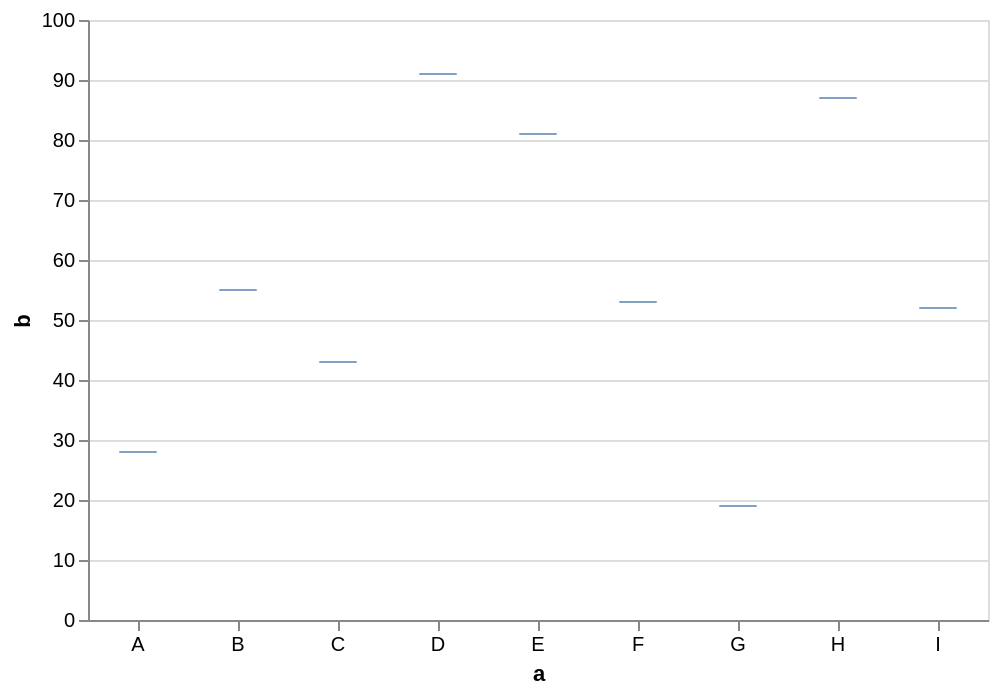

Vega-Lite specification stored for this chart:
### Vega specification from a JSON file in a GitHub repository (floating-point values rounded to 4 significant figures)
{"$schema": "https://vega.github.io/schema/vega/v6.json", "description": "A simple bar chart with embedded data.", "background": "white", "padding": 5, "height": 300, "style": "cell", "data": [{"name": "source_0", "values": [{"a": "A", "b": 28}, {"a": "B", "b": 55}, {"a": "C", "b": 43}, {"a": "D", "b": 91}, {"a": "E", "b": 81}, {"a": "F", "b": 53}, {"a": "G", "b": 19}, {"a": "H", "b": 87}, {"a": "I", "b": 52}]}, {"name": "data_0", "source": "source_0", "transform": [{"type": "filter", "expr": "isValid(datum[\"b\"]) && isFinite(+datum[\"b\"])"}]}], "signals": [{"name": "x_step", "value": 50}, {"name": "width", "update": "bandspace(domain('x').length, 0.25, 0.125) * x_step"}], "marks": [{"name": "marks", "type": "rect", "style": ["tick"], "from": {"data": "data_0"}, "encode": {"update": {"opacity": {"value": 0.7}, "fill": {"value": "#4c78a8"}, "ariaRoleDescription": {"value": "tick"}, "description": {"signal": "\"a: \" + (isValid(datum[\"a\"]) ? datum[\"a\"] : \"\"+datum[\"a\"]) + \"; b: \" + (format(datum[\"b\"], \"\"))"}, "x": {"scale": "x", "field": "a", "band": 0.25}, "width": {"signal": "max(0.25, 0.5 * bandwidth('x'))"}, "yc": {"scale": "y", "field": "b"}, "height": {"value": 1}}}}], "scales": [{"name": "x", "type": "band", "domain": {"data": "data_0", "field": "a", "sort": true}, "range": {"step": {"signal": "x_step"}}, "paddingInner": 0.25, "paddingOuter": 0.125}, {"name": "y", "type": "linear", "domain": {"data": "data_0", "field": "b"}, "range": [{"signal": "height"}, 0], "nice": true, "zero": true}], "axes": [{"scale": "y", "orient": "left", "gridScale": "x", "grid": true, "tickCount": {"signal": "ceil(height/40)"}, "domain": false, "labels": false, "aria": false, "maxExtent": 0, "minExtent": 0, "ticks": false, "zindex": 0}, {"scale": "x", "orient": "bottom", "grid": false, "title": "a", "labelAngle": 0, "labelBaseline": "top", "zindex": 0}, {"scale": "y", "orient": "left", "grid": false, "title": "b", "labelOverlap": true, "tickCount": {"signal": "ceil(height/40)"}, "zindex": 0}]}
